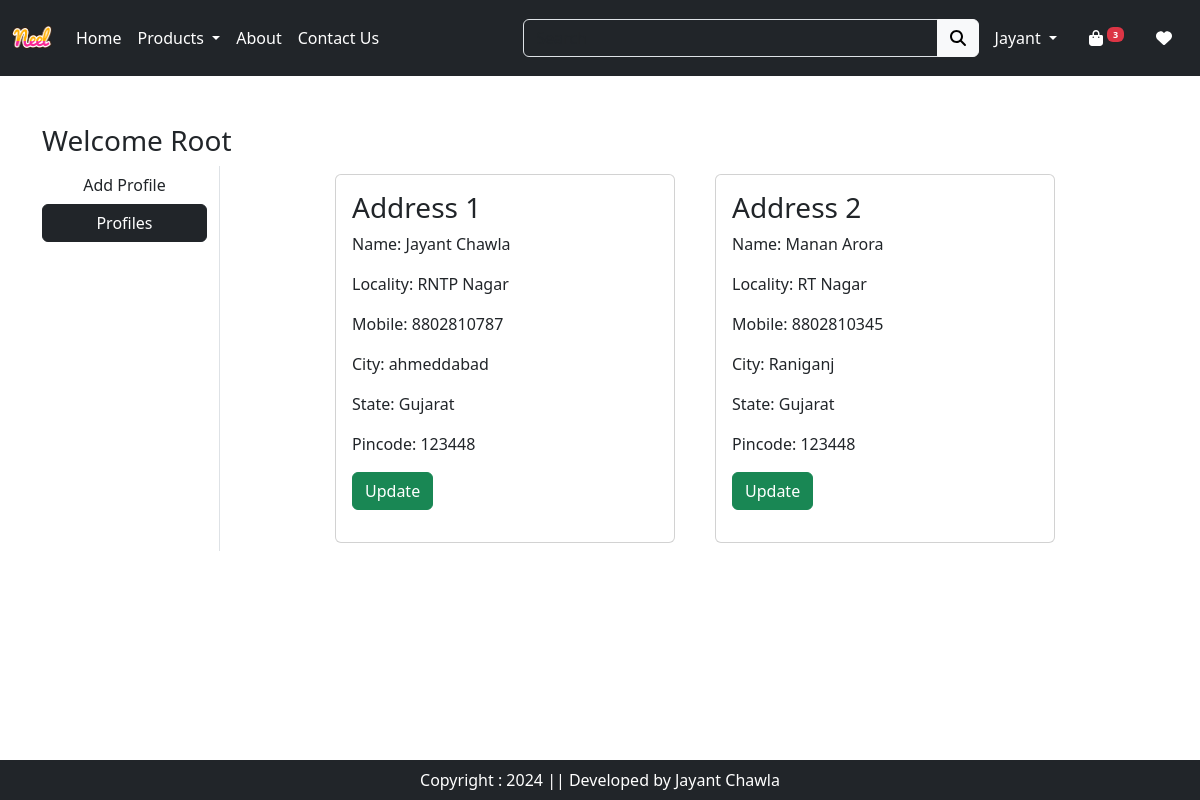
The page /address/ (signed in) on the database its author committed.
### app/models.py (models this page shows, shortened)
class Customer(models.Model):
    user = models.ForeignKey(User, on_delete=models.CASCADE)
    name = models.CharField(max_length=200)
    locality = models.CharField(max_length=200)
    city = models.CharField(max_length=50)
    mobile = models.IntegerField(default=0)
    zipcode = models.IntegerField()
    state = models.CharField(choices=STATE_CHOICES, max_length=100)

### app/views.py (the view)
# urls.py: path('address/',views.address,name="address"),
def address(request):
  totalitem = 0
  totalitemWishlist =  0
  if request.user.is_authenticated:
    totalitem = len(Cart.objects.filter(user=request.user))
    totalitemWishlist= len(Wishlist.objects.filter(user=request.user))
  add = Customer.objects.filter(user=request.user)
  return render(request,"app/address.html",locals())

### app/templates/app/address.html (shortened to what this page needs)
{% extends "app/base.html" %}
{% load static %}
{% block main-content %}
<div class="container my-5">
  <div class="row">
    <h3>Welcome <span class="text-capitalize">{{request.user}}</span></h3>
      <div class="col-sm-2 border-end">
        <ul class="list-unstyled">
          <li class="d-grid"><a href="{% url 'profile' %}" class="btn ">Add Profile</a></li>
          <li class="d-grid"><a href="{% url 'address' %}" class="btn btn-dark">Profiles</a></li>
        </ul>
      </div>
      <div class="col-sm-8 offset-sm-1">
        <div class="row">
          {% for ad in add %}
          <div class="col-sm-6">
              <div class="card m-2">
                  <div class="card-body">
                      <h3>Address {{forloop.counter}}</h3>
                      <p>Name: {{ad.name}}</p>
                      <p>Locality: {{ad.locality}}</p>
                      <p>Mobile: {{ad.mobile}}</p>
                      <p>City: {{ad.city}}</p>
                      <p>State: {{ad.state}}</p>
                      <p>Pincode: {{ad.zipcode}}</p>
                      <p><a href="{% url 'updateAddress' pk=ad.id %}" type="button" class="btn btn-success">Update</a></p>
                  </div>
              </div>
          </div>
          {% endfor %}
        </div>
      </div>
  </div>
</div>
{% endblock main-content %}

### rows shown on the page
Customer: name "Jayant Chawla", locality "RNTP Nagar", mobile "8802810787", city "ahmeddabad", state "Gujarat", zipcode "123448"
Customer: name "Manan Arora", locality "RT Nagar", mobile "8802810345", city "Raniganj", state "Gujarat", zipcode "123448"

### other values the page prints
{{ totalitem }} "3"
{{ request.user }} "Root"
